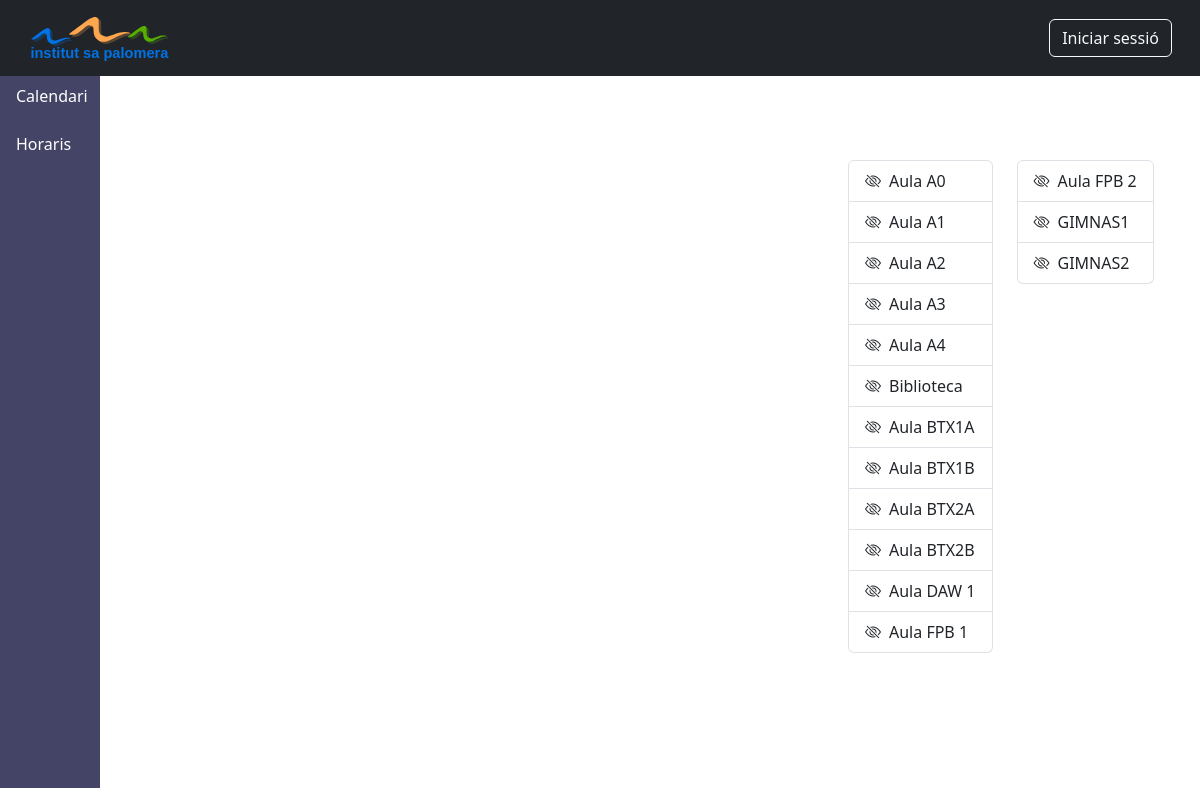
The app's page /public/gestioAules.php with its own data.
### tables this page shows
CREATE TABLE `kw_aules` (
  `siglesKW` varchar(20) NOT NULL COMMENT 'Sigles KW',
  `nom` varchar(20) NOT NULL COMMENT 'Nom',
  `mostrar` tinyint NOT NULL COMMENT 'Mostrar',
  PRIMARY KEY (`siglesKW`),
  UNIQUE KEY `siglesKW_UNIQUE` (`siglesKW`)
);

### app/model/aules.php (called while the page is built, shortened)
<?php
require_once __DIR__ . '/../../config/connexio.php';
function agafarAules() {
    global $connexio;
    $stmt = $connexio->prepare("SELECT nom FROM kw_aules WHERE mostrar = 1");
    $stmt->execute();
    return $stmt->fetchAll(PDO::FETCH_ASSOC);
}

### app/controlador/llistatAules.php (called while the page is built, shortened)
<?php
require_once __DIR__ . '/../model/aules.php';
$aulas = agafarAules();
?>

### app/view/parts/llistatAules.php (the view)
<div class="row">
  <?php foreach ($files as $chunk): ?>
    <div class="col-auto">
      <div class="list-group">
        <?php foreach ($chunk as $aula): ?>
          <div class="list-group-item d-flex align-items-center">
            <i class="bi bi-eye-slash me-2 toggle-icon"
               data-state="closed"
               data-aula="<?= htmlspecialchars(str_replace('Aula ', '', $aula['nom']), ENT_QUOTES, 'UTF-8'); ?>"
               style="cursor: pointer;"></i>
            <span class="aula-text"><?= htmlspecialchars($aula['nom'], ENT_QUOTES, 'UTF-8'); ?></span>
          </div>
        <?php endforeach; ?>
      </div>
    </div>
  <?php endforeach; ?>
</div>
</div>

### public/gestioAules.php (shortened to what this page needs)
<?php
require_once __DIR__ . '../../app/controlador/llistatAules.php';
$maxAulasPorColumna = 12;
$files = array_chunk($aulas, $maxAulasPorColumna);
?>
<!DOCTYPE html>
<html lang="es">
<head>
  <link rel="stylesheet" href="https://cdn.jsdelivr.net/npm/bootstrap@5.3.0/dist/css/bootstrap.min.css">
  <link rel="stylesheet" href="https://cdn.jsdelivr.net/npm/bootstrap-icons@1.10.5/font/bootstrap-icons.css">
  <link rel="stylesheet" href="./css/estils.css">
  <link rel="stylesheet" href="./css/header_sidebar.css">
  <link rel="stylesheet" href="./css/fullcallendar.css">
</head>
<body>
  <?php include __DIR__ . '../../app/view/parts/header.php'; ?>
  <div class="container-fluid p-0">
    <div class="row g-0">
      <?php include __DIR__ . '../../app/view/parts/sidebar.php'; ?>
      <main class="col p-1">
        <div class="row">
          <div class="col-12 col-lg-8 mb-3">
            <div id="calendar"></div>
          </div>
          <div class="col-12 col-lg-4 mb-6 mt-5 custom-margin-top">
            <?php include __DIR__ . '../../app/view/parts/llistatAules.php'; ?>
          </div>
        </div>
    </div>
  <?php include __DIR__ . '../../app/view/parts/modalCrearReserva.php'; ?>
</body>
</html>

### app/view/parts/header.php (shortened to what this page needs)
<nav class="navbar navbar-dark bg-dark">
  <div class="container-fluid">
    <a class="navbar-brand d-flex align-items-center">
      <img src="../public/images/logo-sapa.svg" alt="Logo Institut sa Palomera" height="68" class="me-2">
    </a>
    <?php if (isset($_SESSION['user'])): ?>
      <span class="navbar-text">
         Benvingut, <?php echo htmlspecialchars($_SESSION['user']['name']); ?>
      </span>
      <a href="/DAW/public/logout.php" class="btn btn-outline-light ms-2">
        Tancar sessió
      </a>
    <?php else: ?>
      <a href="/DAW/public/auth/google" class="btn btn-outline-light">
        Iniciar sessió
      </a>
    <?php endif; ?>
  </div>
</nav>

### app/view/parts/sidebar.php (shortened to what this page needs)
<nav class="sidebar-lila col-auto p-0">
  <ul class="nav flex-column">
    <li class="nav-item mb-2">
      <a class="nav-link" href="../public/calendari.php">Calendari</a>
    </li>
    <li class="nav-item mb-2">
      <a class="nav-link" href="../public/horaris.php">Horaris</a>
    </li>
  </ul>
</nav>

### app/view/parts/modalCrearReserva.php (shortened to what this page needs)
<link rel="stylesheet" href="/DAW/public/css/modal.css">

### public/css/estils.css (style rules this page uses)
.custom-margin-top { margin-top: 80px !important; }

### public/css/header_sidebar.css (style rules this page uses)
.navbar { padding: 0.5rem 1rem; }
.navbar-brand img { height: 50px; }
.sidebar-lila { background-color: #444466; color: #ffffff; width: 100px; min-height: 89vh; }
.sidebar-lila .nav-link { font-size: 1rem; color: #ffffff; }

### public/css/fullcallendar.css (style rules this page uses)
#calendar { width: 80%; max-width: 900px; height: 550px; margin: 20px auto 0 150px; }

### records on screen
kw_aules: nom "Aula A0"
kw_aules: nom "Aula A1"
kw_aules: nom "Aula A2"
kw_aules: nom "Aula A3"
kw_aules: nom "Aula A4"
kw_aules: nom "Biblioteca"
kw_aules: nom "Aula BTX1A"
kw_aules: nom "Aula BTX1B"
kw_aules: nom "Aula BTX2A"
kw_aules: nom "Aula BTX2B"
kw_aules: nom "Aula DAW 1"
kw_aules: nom "Aula FPB 1"
kw_aules: nom "Aula FPB 2"
kw_aules: nom "GIMNAS1"
kw_aules: nom "GIMNAS2"
